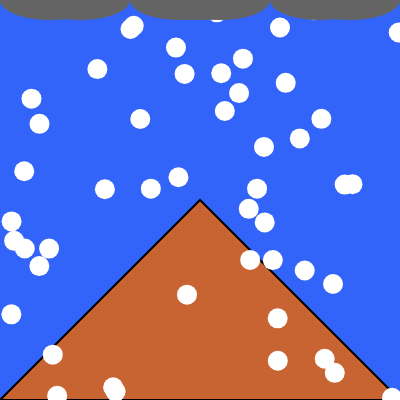
Frame 1 (no input)
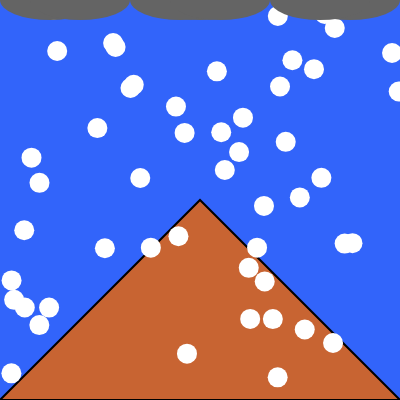
Frame 60 (no input)
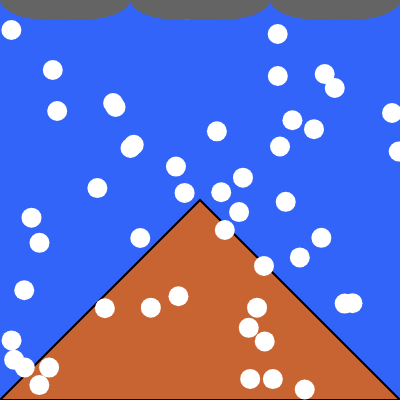
Frame 120 (the mouse pressed at the canvas centre since frame 60)

The p5.js sketch that drew these frames (run headless with seeded random() and noise() and a simulated clock; from frame 60 on, the mouse is pressed at the canvas centre):

// p5.js sketch
// ── sketch.js
//Jason Foster
//snow falling
//press g to grow
//press s to shrink

let snow= [];
snow.length=50;

function setup() {
  createCanvas(400, 400);
  for (let s = 0; s < snow.length; s++) {
    snow[s]= new Snow(random(width), random(height), 20);
    
  }
}

function draw() {
  background(50,100,250);
  strokeWeight(2);
  fill(200,100,50);
  triangle(0,400,200,200,400,400);
  //snow
 for (let s = 0; s < snow.length; s++) {
  fill(255,255,255);
  strokeWeight(0);
  snow[s].display();
  snow[s].size();
  snow[s].fall();
  
 }
 //clouds
fill(100,100,100);
  ellipse(50,0,100,40,);
  ellipse(350,0,100,40);
  ellipse(80,0,100,40);
  ellipse(320,0,100,40);
  ellipse(200,0,100,40);
  ellipse(180,0,100,40);
  ellipse(220,0,100,40);
}

class Snow{

  constructor(tempX,tempY,tempDiameter){
    this.x=tempX
    this.y=tempY
    this.diameter=tempDiameter
    this.move=1;
  }

  display(){
    //draw the snow
    circle(this.x,this.y,this.diameter)
  }

  size(){
//change the snow size
  if (keyIsPressed) {
    if (key==='g') {
    this.diameter++;
    } else if (key==='s') {
    this.diameter--;
    } 
    
  }

  }
    // makes the snow fall
  fall(){
if (this.y > height + 1) 
		{
			this.y = -1;
		} 
		else 
		{
			this.y+= this.move;
		}
  }
    
  }
